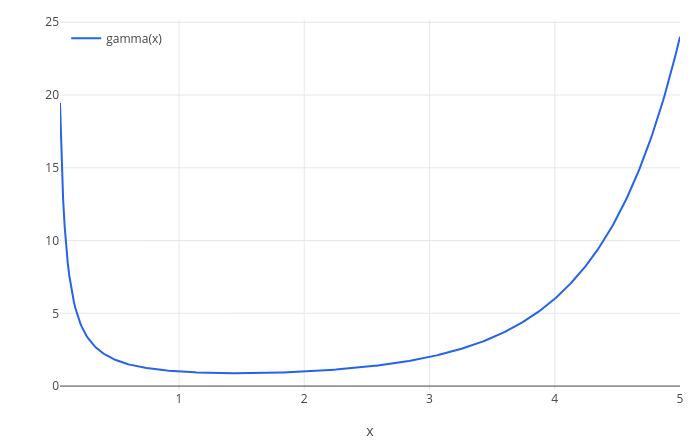

Write notebook code for a chart like this one.
### Markdown cell above
The integral makes sense for any power $t^{x-1}$ with $x > 0$, not only whole numbers. That defines the **gamma
function**,

$$\Gamma(x) = \int_0^\infty t^{x-1}e^{-t}\,dt, \qquad \Gamma(n) = (n-1)!,$$

which fills in the factorials between the whole numbers. And here the bell curve returns: with $t = u^2$,
$\Gamma(\tfrac12) = \int_0^\infty t^{-1/2}e^{-t}dt = 2\int_0^\infty e^{-u^2}du = \sqrt\pi$.

### Code cell
int(t^(-1/2)*exp(-t), t, 0, inf)
gamma(1/2)
gamma(5)
plot(gamma(x), x, 0.05, 5)

### Figure 1 — Plotly figure (JSON) as saved in the notebook; plotly's stock layout.template omitted (floating-point values rounded to 4 significant figures; data arrays with more than 128 entries replaced by an {"elided": "..."} marker saying what was removed)
{"data": [{"line": {"color": "#2563eb", "width": 2}, "mode": "lines", "name": "gamma(x)", "type": "scatter", "x": {"elided": "402 float values"}, "y": {"elided": "402 float values"}}], "layout": {"height": 440, "legend": {"bgcolor": "rgba(255,255,255,0.8)", "x": 0.01, "xanchor": "left", "y": 0.99, "yanchor": "top"}, "margin": {"b": 50, "l": 60, "r": 20, "t": 20}, "showlegend": true, "title": {"text": ""}, "width": 700, "xaxis": {"range": [0.05, 5], "title": {"text": "x"}, "zeroline": true}, "yaxis": {"range": [-0.2701, 25.16], "title": {"text": ""}, "zeroline": true}}}
